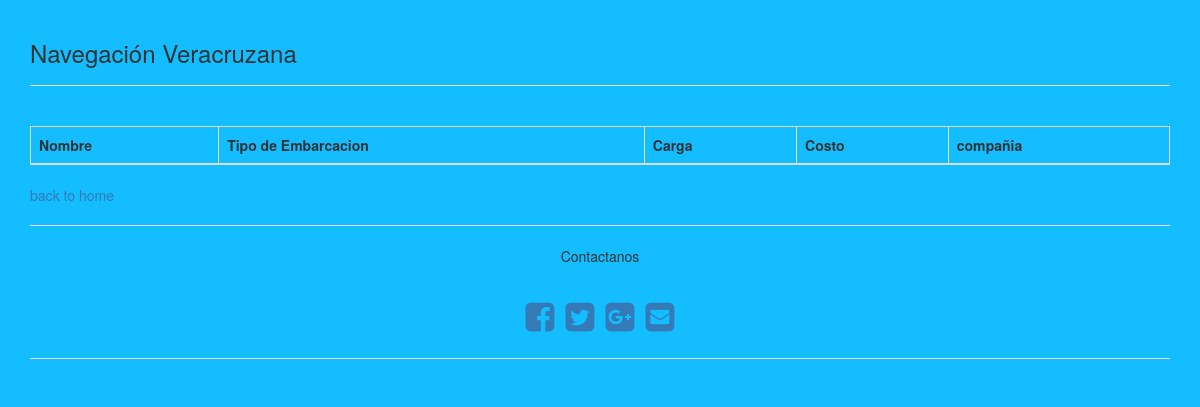
The app's page /navega/cfo/, older data.
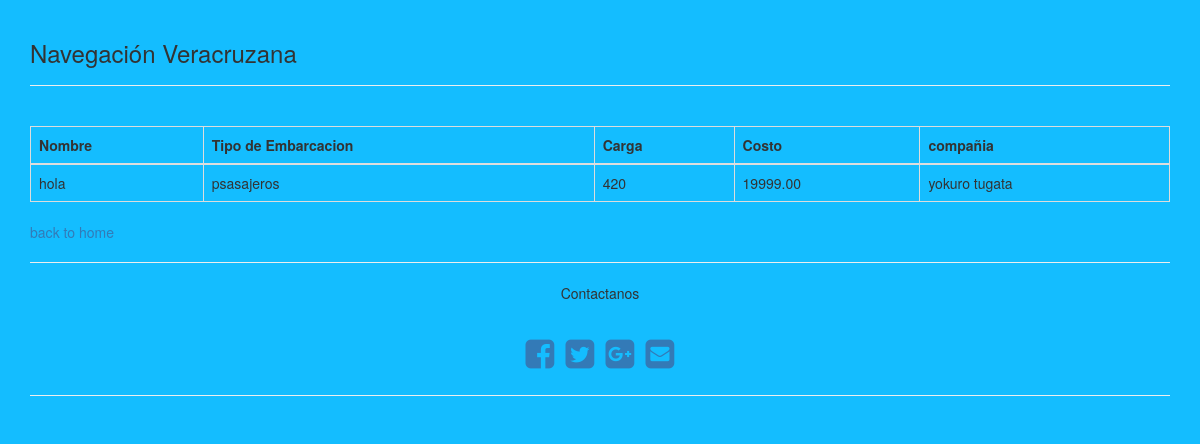
The same page, newer data.
### navega/models.py (models this page shows)
class Embarcacion(models.Model):
    nombre = models.CharField(max_length=120)
    eslora = models.DecimalField(max_digits=10, decimal_places=2)
    calado = models.DecimalField(max_digits=10, decimal_places=2)
    tipo = models.CharField(max_length=30)
    carga = models.IntegerField()
    costo = models.DecimalField(max_digits=10, decimal_places=2)
    fecha = models.DateField(auto_now=False, auto_now_add=True)
    company = models.CharField(max_length=100)
    usuario = models.ForeignKey(settings.AUTH_USER_MODEL)

### navega/views.py (the view)
def cfo(request):
    st = datetime.date(2006, 1, 1)
    en = datetime.date(2016, 12, 31)
    ships = Embarcacion.objects.filter(fecha__range=(st, en))
    return render(request, 'navega/cfo.html', {"ships":ships})

### navega/templates/navega/cfo.html (shortened to what this page needs)
{% extends "layout.html" %}
{% block content %}
    <br>
    <table class="table table-bordered table-hover table-inverse">
        <thead class="thead-inverse">
        <tr>
            <th>Nombre</th>
            <th>Tipo de Embarcacion</th>
            <th>Carga</th>
            <th>Costo</th>
            <th>compa&ntilde;ia </th>
        </tr>
        </thead>
        {% for ship in ships %}
            <tr>
                <td>{{ ship.nombre }}</td>
                <td> {{ ship.tipo }}</td>
                <td>{{ ship.carga }}</td>
                <td>{{ ship.costo }}</td>
                <td>{{ ship.company }}</td>
            </tr>
        {% endfor %}
    </table>
    <a href="/"> back to home</a>
{% endblock %}

Row changes from the older to the newer data that the page shows:
added Embarcacion: nombre "hola", tipo "psasajeros", carga "420", costo "19999.00", company "yokuro tugata"
